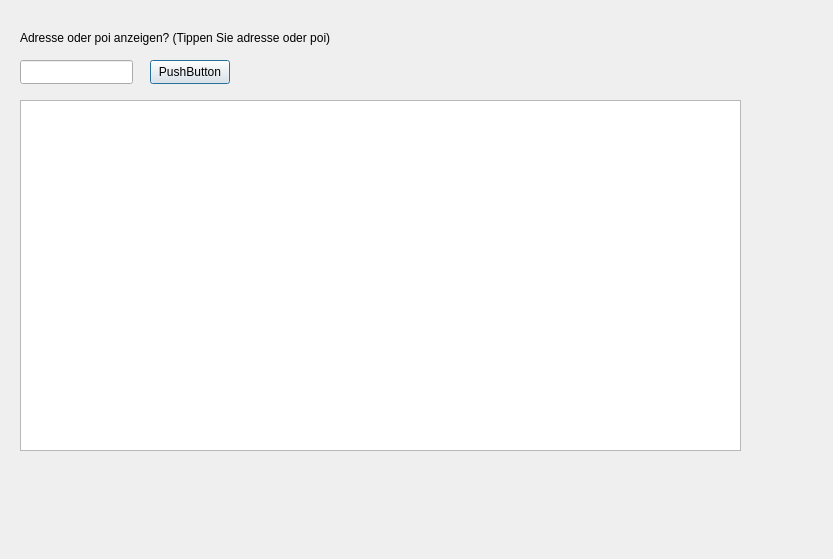
<?xml version="1.0" encoding="UTF-8"?>
<ui version="4.0">
 <class>ortAnzeigenWindow</class>
 <widget class="QDialog" name="ortAnzeigenWindow">
  <property name="geometry">
   <rect>
    <x>0</x>
    <y>0</y>
    <width>833</width>
    <height>559</height>
   </rect>
  </property>
  <property name="windowTitle">
   <string>Dialog</string>
  </property>
  <widget class="QLabel" name="label">
   <property name="geometry">
    <rect>
     <x>20</x>
     <y>30</y>
     <width>321</width>
     <height>16</height>
    </rect>
   </property>
   <property name="text">
    <string>Adresse oder poi anzeigen? (Tippen Sie adresse oder poi)</string>
   </property>
  </widget>
  <widget class="QLineEdit" name="lineEdit_anzeigenInput">
   <property name="geometry">
    <rect>
     <x>20</x>
     <y>60</y>
     <width>113</width>
     <height>24</height>
    </rect>
   </property>
  </widget>
  <widget class="QPushButton" name="pushButton">
   <property name="geometry">
    <rect>
     <x>150</x>
     <y>60</y>
     <width>80</width>
     <height>24</height>
    </rect>
   </property>
   <property name="text">
    <string>PushButton</string>
   </property>
  </widget>
  <widget class="QTextEdit" name="textEdit_description">
   <property name="geometry">
    <rect>
     <x>20</x>
     <y>100</y>
     <width>721</width>
     <height>351</height>
    </rect>
   </property>
  </widget>
 </widget>
 <resources/>
 <connections/>
</ui>
